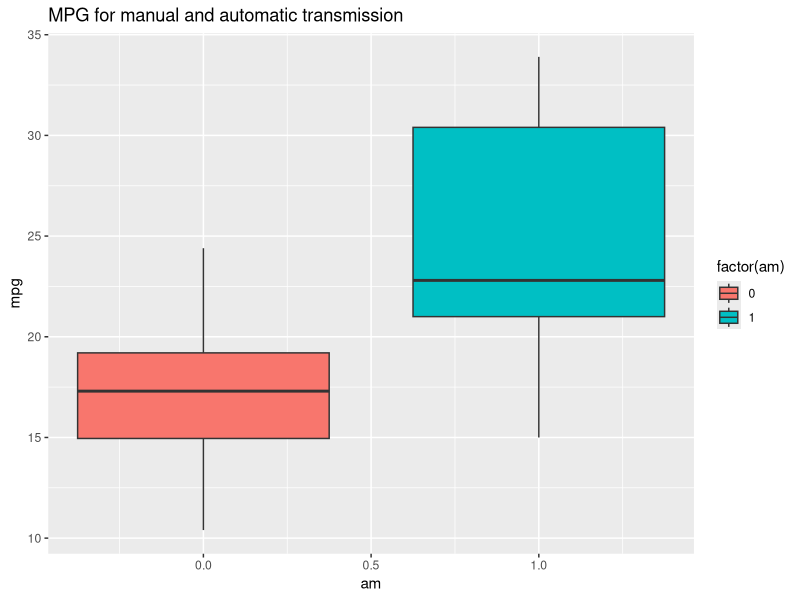
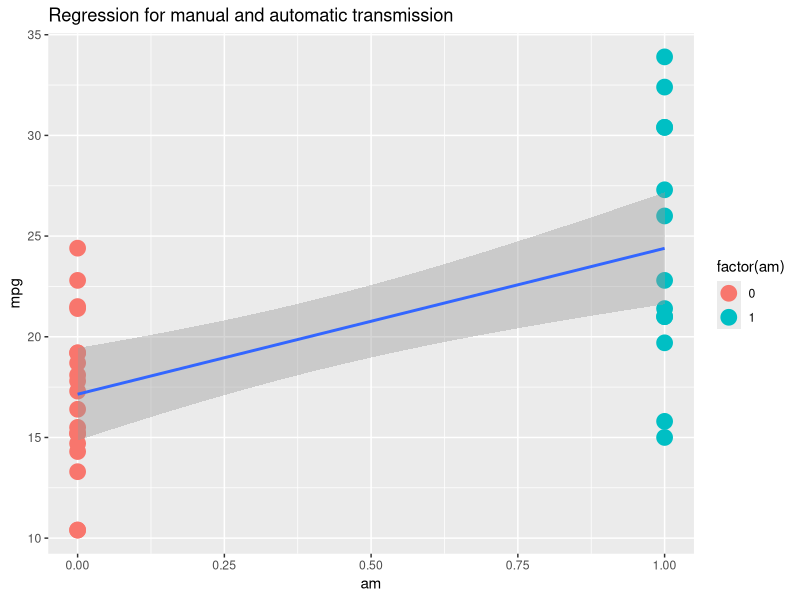
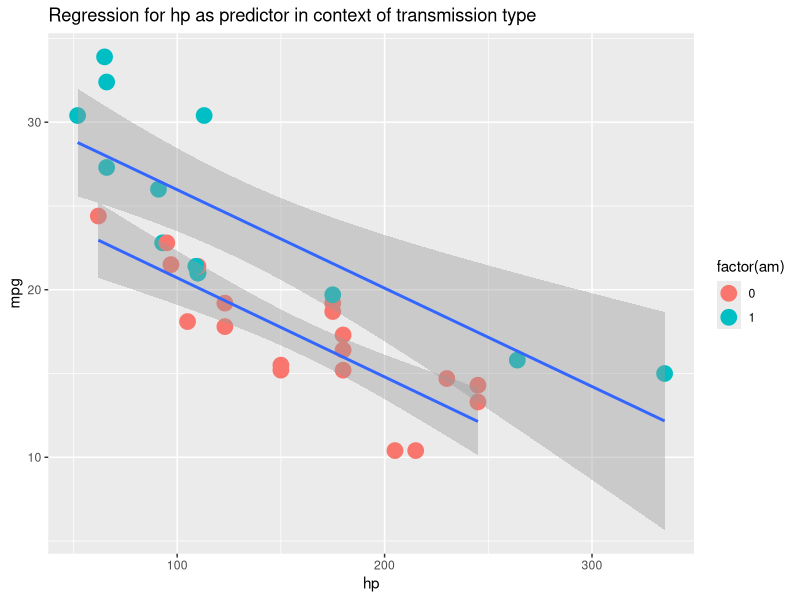
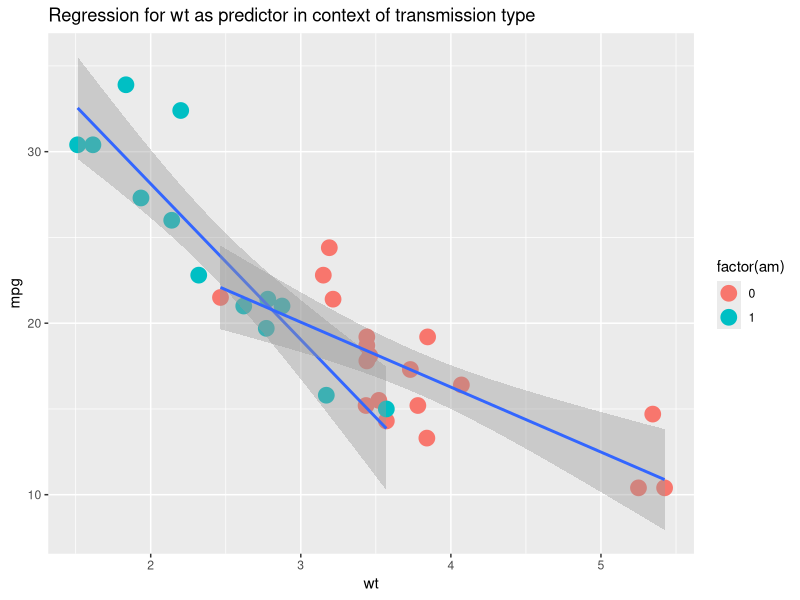
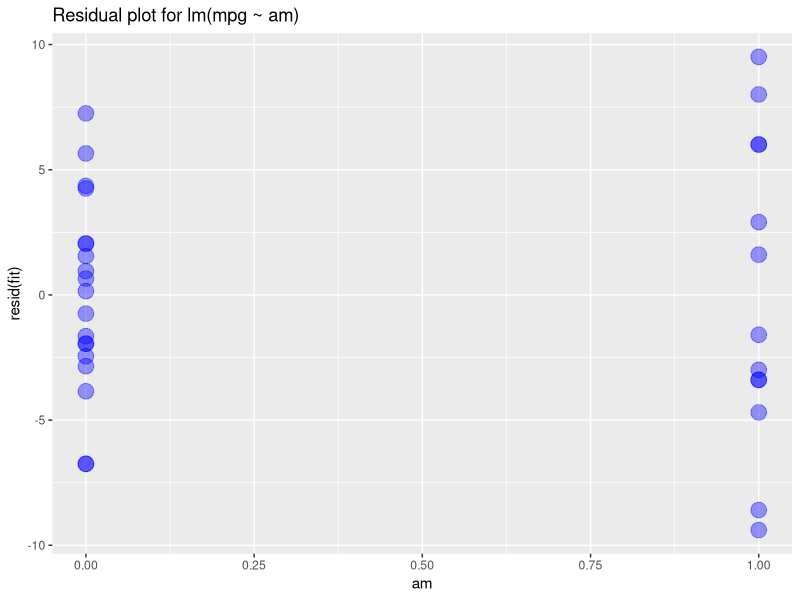
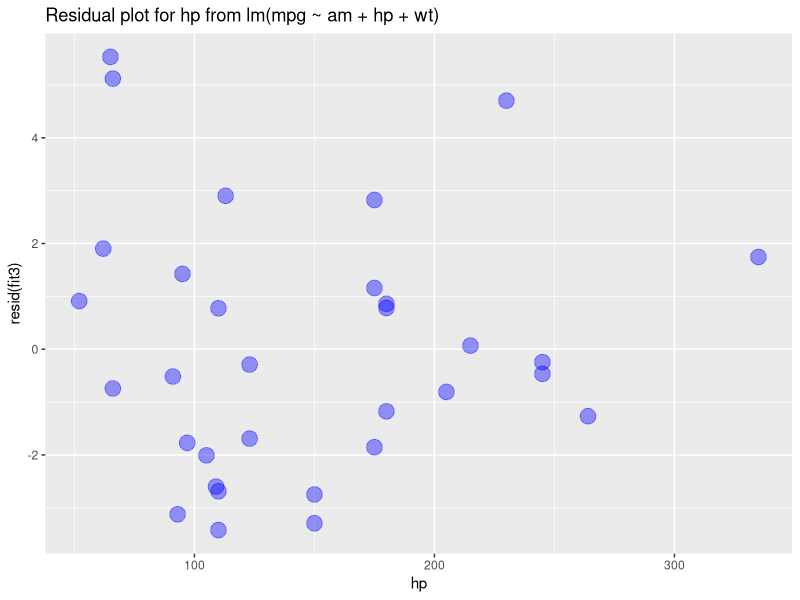
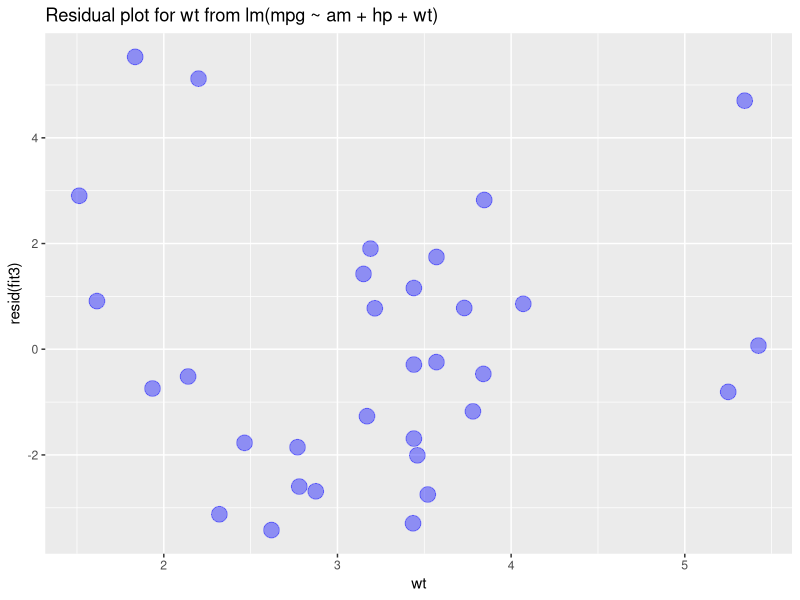

Write R code to recreate these figures, in order.
## ---- chunk 1
library(ggplot2)
library(datasets)
data(mtcars)

head(mtcars)

## ---- chunk 2
g <- ggplot(data = mtcars, aes(x = am, y = mpg)) +
    geom_boxplot(aes(fill = factor(am))) +
    labs(title = "MPG for manual and automatic transmission")
g
## ---- chunk 3
fit <- lm(mpg~am, mtcars)

#summary(lm(mpg~factor(am), mtcars))
#summary(lm(mpg~factor(am)+hp+wt, mtcars))

summary(fit)$coefficients
## ---- chunk 4

#plot(mtcars$am, mtcars$mpg)
#plot(mtcars$hp, mtcars$mpg)
#plot(mtcars$wt, mtcars$mpg)

#fit0 <- lm(mpg ~ hp, data = mtcars)

fit1 <- lm(mpg ~ am, data = mtcars)
fit11 <- update(fit1, mpg ~ hp)
fit2 <- update(fit1, mpg ~ am + hp)
fit3 <- update(fit1, mpg ~ am + hp + wt)
fit31 <- update(fit1, mpg ~ hp + wt)
fit4 <- update(fit1, mpg ~ am + hp + wt + cyl + disp + drat + qsec + vs + gear + carb)

anova(fit1, fit2, fit3, fit4)

# t<-anova(fit1, fit2, fit3, fit4, fit5)

## ---- chunk 5
summary(fit3)$coefficients
## ---- chunk 6
g <- ggplot(data = mtcars, aes(x = am, y = mpg)) +
    geom_point(aes(color = factor(am)), size=5) +
    geom_smooth(method = "lm") +
    labs(title = "Regression for manual and automatic transmission")
g

g <- ggplot(data = mtcars, aes(x = hp, y = mpg)) +
    geom_point(aes(color = factor(am)), size=5) +
    geom_smooth(data = mtcars[mtcars$am==1,], method = "lm") +
    geom_smooth(data = mtcars[mtcars$am==0,], method = "lm") +
    labs(title = "Regression for hp as predictor in context of transmission type")
g

g <- ggplot(data = mtcars, aes(x = wt, y = mpg)) +
    geom_point(aes(color = factor(am)), size=5) +
#     geom_smooth(method = "lm") +
    geom_smooth(data = mtcars[mtcars$am==1,], method = "lm") +
    geom_smooth(data = mtcars[mtcars$am==0,], method = "lm") +
    labs(title = "Regression for wt as predictor in context of transmission type")
g
## ---- chunk 7

g <- ggplot(data = mtcars, aes(x = am, y = resid(fit))) +
    geom_point(size=5, colour="blue", alpha = 0.4) +
    labs(title = "Residual plot for lm(mpg ~ am)")
g

g <- ggplot(data = mtcars, aes(x = hp, y = resid(fit3))) +
    geom_point(size=5, colour="blue", alpha = 0.4) +
    labs(title = "Residual plot for hp from lm(mpg ~ am + hp + wt)")
g

g <- ggplot(data = mtcars, aes(x = wt, y = resid(fit3))) +
    geom_point(size=5, colour="blue", alpha = 0.4) +
    labs(title = "Residual plot for wt from lm(mpg ~ am + hp + wt)")
g
